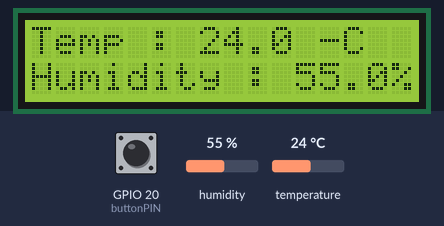
Recording of a program running on a simulated Raspberry Pi (BCM pin numbers). Parts: 16×2 character LCD. The inputs (shaded band) are chosen by the test bench; at power-on: GPIO 20 (buttonPIN) HIGH, humidity 55 %, temperature 24 °C. Library files of the repository ran but are not shown: LCD1602.py; what the program prints to the terminal is not drawn.

Above: at 1.3 s.
1.4 s: GPIO 20 (buttonPIN) pulled LOW for 0.55 s
At 2.9 s:
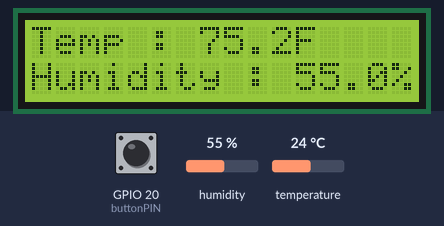
3.9 s: humidity set to 22 %
At 5.0 s:
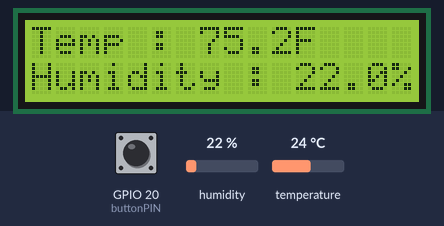
5.6 s: temperature set to 12 °C
At 6.2 s:
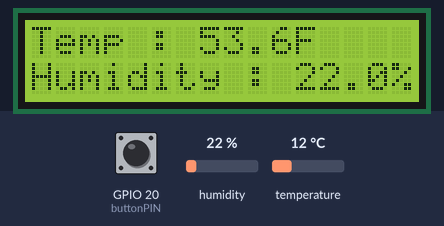
7.2 s: GPIO 20 (buttonPIN) pulled LOW for 1 s
At 9.6 s:
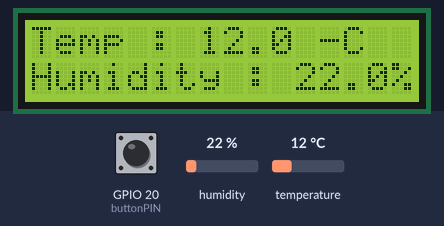
10.3 s: humidity set to 40 %
At 11.7 s:
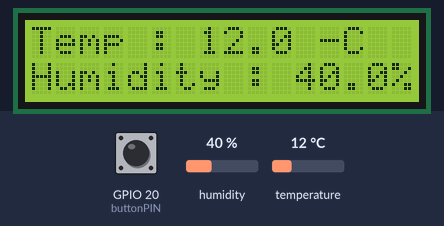
12.0 s: temperature set to 19 °C
At 12.7 s:
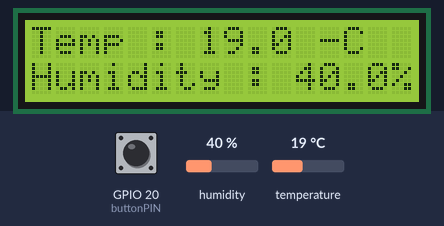
Timing chart, 0 to 14.6 s (numbered marks = the images above; inputs shaded):
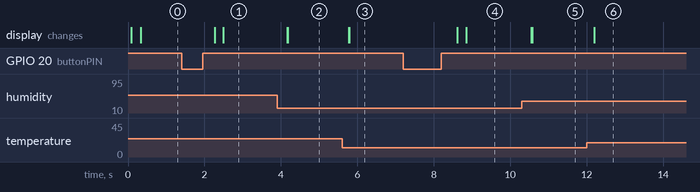

Measured:
- after the input at 1.4 s, the display: first changes after 0.87 s (image 1 shows a later state)
- after the input at 3.9 s, the display: first changes after 0.27 s (image 2 shows a later state)
- after the input at 5.6 s, the display: first changes after 0.17 s (image 3 shows a later state)
- after the input at 7.2 s, the display: first changes after 1.4 s (image 4 shows a later state)
- after the input at 10.3 s, the display: first changes after 0.26 s (image 5 shows a later state)
- after the input at 12.0 s, the display: changes after 0.20 s (image 6)

The program:

l24_v2_temp_system_lcd.py
```python
import RPi.GPIO as GPIO
import dht11
import time

import LCD1602
LCD1602.init(0x27, 1)

buttonPIN = 20
GPIO.setmode(GPIO.BCM)
GPIO.setup(buttonPIN,GPIO.IN,pull_up_down=GPIO.PUD_UP)
myDHT = dht11.DHT11(pin=21)

buttonLastValue = 1
current = True


try:
    while True:
        readVal = GPIO.input(buttonPIN)
        if readVal == 1 and buttonLastValue == 0:
            current = not current
            LCD1602.clear()
        buttonLastValue = readVal


        result = myDHT.read()
        if result.is_valid() and current:
            LCD1602.write(0, 0, 'Temp : '+ str(result.temperature)+ " °C")
            LCD1602.write(0, 1, 'Humidity : '+str(result.humidity) + "%")
            print('Temperature is:', result.temperature, '°C',
                  'Humidity is:', result.humidity, '%')
            time.sleep(0.2)
        elif result.is_valid() :
            tF = result.temperature * 9/5 + 32
            h = result.humidity
            LCD1602.write(0, 0, f"Temp : {tF:.1f}F")
            LCD1602.write(0, 1, f"Humidity : {h:.1f}%")
            print('Temperature is:', tF, '°F',
                  'Humidity is:', h, '%')


            time.sleep(0.2)

except KeyboardInterrupt:
    GPIO.cleanup()
    print('GPIO Good to Go')
```
